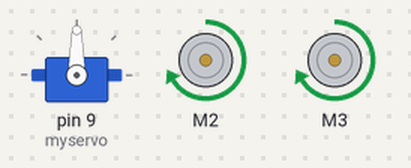
Bench run of a sketch on a simulated Arduino Uno, built with avr-gcc and run on an emulated ATmega328P. On the bench: servo, 2 × DC motor (green arrow = forward, orange = backward, longer = faster).

Above: at 0.05 s.
At 4.75 s:
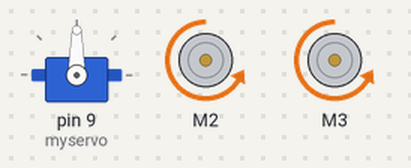
At 6.05 s:
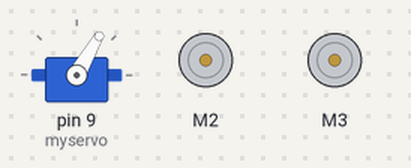
At 7.0 s:
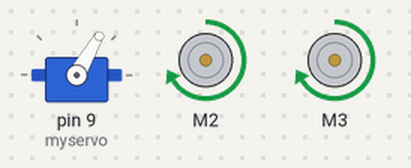
At 8.25 s:
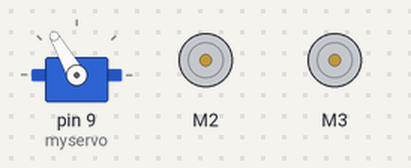
At 9.5 s:
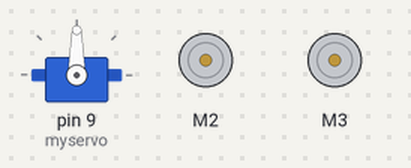
Timing chart, 0 to 12.4 s (numbered marks = the images above):
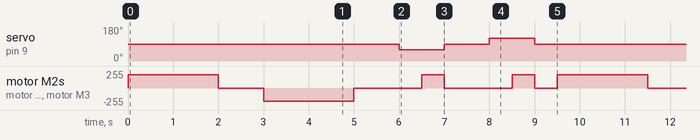

Measured:
- by itself, servo on pin 9 (myservo): repeats every 9.5 s: 90° 1.0 s, 120° 1.0 s, 90° 6.5 s, 60° 1.0 s
- by itself, motor M2, motor M3: repeats every 9.5 s: stopped 1.0 s, backward 200/255 2.0 s, 2 × (stopped 1.5 s, forward 200/255 0.50 s), stopped 0.50 s, forward 200/255 2.0 s

The sketch:

Demo2.ino
```cpp
/**********************************************************************
  Product     : Cokoino Real-Wheel Drive Steering Car Chassis kit
  Auther      : www.cokoino.com
  Modification: 2025/04/23
**********************************************************************/
#include<Servo.h>
Servo myservo;  // Create a servo class
#include <AFMotor.h>
AF_DCMotor motor1(1);//define motor1
AF_DCMotor motor2(2);//define motor2
AF_DCMotor motor3(3);//define motor3
AF_DCMotor motor4(4);//define motor4


void setup()
{
 myservo.attach(9);  //Set the servo control pin as D9
 myservo.write(90);  //The servo is 90 degrees
}

void loop()
{
  motor2.setSpeed(200);//setup the speed of motor1
  //motor2.setSpeed(200);//setup the speed of motor2
  motor3.setSpeed(200);//setup the speed of motor3
  //motor4.setSpeed(200);//setup the speed of motor4
  //car move forward
  motor2.run(FORWARD);//motor1 run BACKWARD
  //motor2.run(FORWARD); //motor2 run FORWARD
  motor3.run(FORWARD);//motor3 run BACKWARD
  //motor4.run(FORWARD); //motor4 run FORWARD
  delay(2000);
  motor2.run(RELEASE);// motor1 stop run
 // motor2.run(RELEASE);// motor2 stop run
  motor3.run(RELEASE);// motor3 stop run
  //motor4.run(RELEASE);// motor4 stop run
  delay(1000);
   //car move backward
  motor2.run(BACKWARD);// motor1 run FORWARD
  //motor2.run(BACKWARD);//motor2 run BACKWARD
  motor3.run(BACKWARD);// motor3 run FORWARD
 // motor4.run(BACKWARD);//motor4 run BACKWARD
  delay(2000);
  motor2.run(RELEASE);
  //motor2.run(RELEASE);
  motor3.run(RELEASE);
  //motor4.run(RELEASE);
  delay(1000);
  //car move forward and turn left
  motor2.setSpeed(200);///setup the speed of motor1
  //motor2.setSpeed(200);//setup the speed of motor2
  motor3.setSpeed(200);///setup the speed of motor3
  //motor4.setSpeed(100);//setup the speed of motor4
  myservo.write(60);  //The servo is 90 degrees
  delay(500);
  motor2.run(FORWARD);//motor1 run BACKWARD
  //motor2.run(FORWARD); //motor2 run FORWARD
  motor3.run(FORWARD);//motor3 run BACKWARD
  //
  //motor4.run(FORWARD); //motor4 run FORWARD
  delay(500);
  motor2.run(RELEASE);
  //motor2.run(RELEASE);
  motor3.run(RELEASE);
  //motor4.run(RELEASE);
  myservo.write(90);
  delay(1000);
   //car move forward and turn right
  motor2.setSpeed(200);///setup the speed of motor1
  //motor2.setSpeed(100);//setup the speed of motor2
  motor3.setSpeed(200);///setup the speed of motor3
 // motor4.setSpeed(200);//setup the speed of motor4
  myservo.write(120);  //The servo is 90 degrees
  delay(500);
  motor2.run(FORWARD);//motor1 run BACKWARD
  //motor2.run(FORWARD); //motor2 run FORWARD
  motor3.run(FORWARD);//motor3 run BACKWARD
  //motor4.run(FORWARD); //motor4 run FORWARD
  delay(500);
  motor2.run(RELEASE);
  //motor2.run(RELEASE);
  motor3.run(RELEASE);
  //motor4.run(RELEASE);
  myservo.write(90);
  delay(500);
}
```
